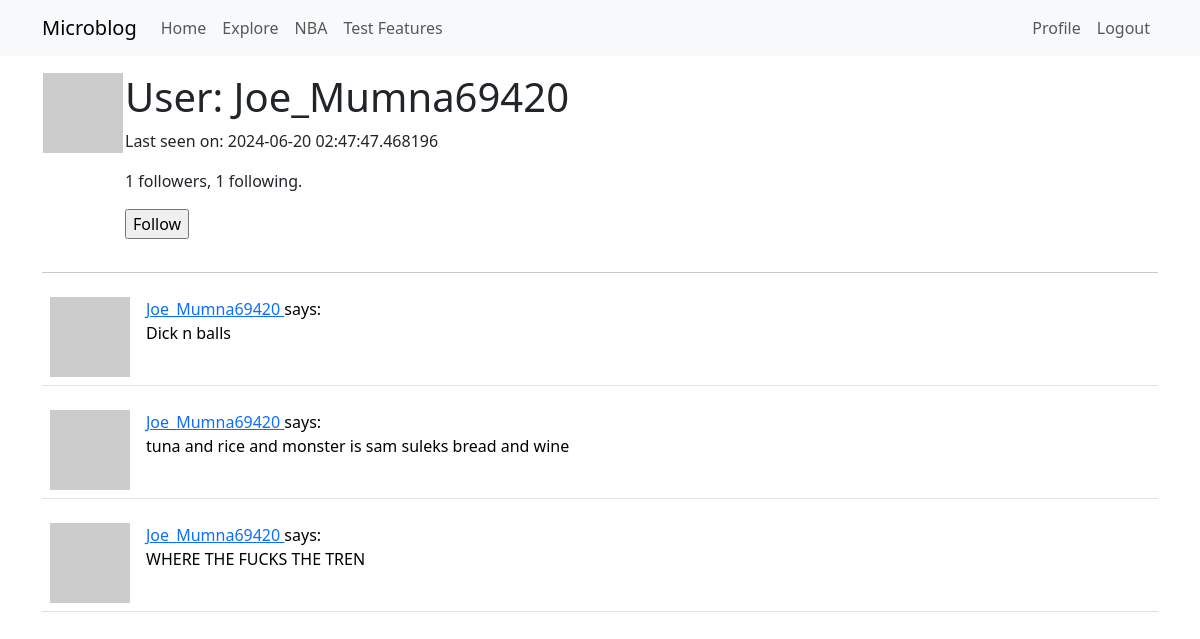
Page /user/Joe_Mumna69420 (signed in) on the committed database.
### app/models.py (models this page shows, shortened)
class User(UserMixin, db.Model):
    id: sqlorm.Mapped[int] = sqlorm.mapped_column(primary_key=True)
    username: sqlorm.Mapped[str] = sqlorm.mapped_column(sqlalc.String(64),
                                                        index=True,
                                                        unique=True)
    email: sqlorm.Mapped[str] = sqlorm.mapped_column(sqlalc.String(120),
                                                     index=True,
                                                     unique=True)
    password_hash: sqlorm.Mapped[Optional[str]] = sqlorm.mapped_column(sqlalc.String(256))
    posts: sqlorm.WriteOnlyMapped['Post'] = sqlorm.relationship(
        back_populates='author')
    about_me: sqlorm.Mapped[Optional[str]] = sqlorm.mapped_column(sqlalc.String(140))
    last_seen: sqlorm.Mapped[Optional[datetime]] = sqlorm.mapped_column(
        default=lambda: datetime.now(timezone.utc))
    following: sqlorm.WriteOnlyMapped['User'] = sqlorm.relationship(
        secondary=followers, primaryjoin=(followers.c.follower_id==id),
        secondaryjoin=(followers.c.followed_id==id),
        back_populates='followers')
    followers: sqlorm.WriteOnlyMapped['User'] = sqlorm.relationship(
        secondary=followers, primaryjoin=(followers.c.followed_id==id),
        secondaryjoin=(followers.c.follower_id==id),
        back_populates='following')
    def avatar(self, size):
        digest = md5(self.email.lower().encode('utf-8')).hexdigest()
        return f'https://www.gravatar.com/avatar/{digest}?d=identicon&s={size}'
    def is_following(self, user):
        query = self.following.select().where(User.id==user.id)
        return db.session.scalar(query)
    def followers_count(self):
        query = sqlalc.select(sqlalc.func.count()).select_from(
            self.followers.select().subquery())
        return db.session.scalar(query)
    def following_count(self):
        query = sqlalc.select(sqlalc.func.count()).select_from(
            self.following.select().subquery())
        return db.session.scalar(query)

class Post(db.Model):
    id: sqlorm.Mapped[int] = sqlorm.mapped_column(primary_key=True)
    body: sqlorm.Mapped[str] = sqlorm.mapped_column(sqlalc.String(140))
    timestamp: sqlorm.Mapped[datetime] = sqlorm.mapped_column(
        index=True, default=lambda: datetime.now(timezone.utc))
    user_id : sqlorm.Mapped[int] = sqlorm.mapped_column(sqlalc.ForeignKey(User.id), index=True)
    author: sqlorm.Mapped[User] = sqlorm.relationship(back_populates='posts')

### app/routes.py (the view)
@app.route('/user/<username>')
@login_required
def user(username):
    user = db.first_or_404(sqlalc.select(User).where(User.username == username))
    page = request.args.get('page',1 ,type=int)
    query = user.posts.select().order_by(Post.timestamp.desc())
    posts = db.paginate(query, page=page,
                        per_page=app.config['POSTS_PER_PAGE'],
                        error_out=False)
    next_url = url_for('user', username=user.username, page=posts.next_num)\
        if posts.has_next else None
    prev_url = url_for('user', username=user.username, page=posts.next_num)\
        if posts.has_prev else None
    form = EmptyForm()
    return render_template('user.html', user=user,
                           posts=posts.items, form=form,
                           next_url=next_url, prev_url=prev_url)

### app/forms.py
class EmptyForm(FlaskForm):
    submit = SubmitField('Submit')

### app/models.py (called while the page is built)
@login.user_loader
def load_user(id):
    return db.session.get(User, int(id))

### app/routes.py (called while the page is built)
@app.before_request
def before_request():
    if current_user.is_authenticated:
        current_user.last_seen = datetime.now(timezone.utc)
        db.session.commit()

### app/templates/user.html (shortened to what this page needs)
{% extends "base.html" %}
{% block content %}
    <table>
        <tr valign = "top">
            <td><img src="{{user.avatar(128)}}"></td>
            <td><h1>User: {{user.username}}</h1>
                {% if user.last_seen %}<p>Last seen on: {{user.last_seen }}</p>{% endif %}
                <p>{{user.followers_count()}} followers, {{user.following_count()}} following.</p>
                {% if user == curent_user %}
                <p><a href="{{url_for('edit_profile')}}">Edit your profile</a></p>
                {% elif not current_user.is_following(user) %}
                <p>
                    <form action="{{url_for('follow', username=user.username)}}" method="post">
                        {{ form.submit(value='Follow')}}
                    </form>
                </p>
                {% endif %}
            </td>
        </tr>
    </table>
    <hr>
    {% for post in posts %}
        {% include '_post.html' %}
    {% endfor %}
{% endblock %}

### app/templates/_post.html
<table class="table table-hover">
    <tr valign="top">
        <td width="70px">
            <a href="{{ url_for('user', username=post.author.username)}}">
                <img src="{{ post.author.avatar(70)}}"/>
            </a>
        </td>
        <td>
            <a href="{{ url_for('user', username=post.author.username)}}">
                {{post.author.username}}
            </a>
            says: <br>{{post.body}}
        </td>
    </tr>
</table>

### rows in the picture
User: username "Joe_Mumna69420", last_seen "2024-06-20 02:47:47.468196"
Post: author.username "Joe_Mumna69420", body "Dick n balls"
Post: author.username "Joe_Mumna69420", body "tuna and rice and monster is sam suleks bread and wine"
Post: author.username "Joe_Mumna69420", body "WHERE THE FUCKS THE TREN"

### other values in the picture
{{ user.followers_count() }} "1"
{{ user.following_count() }} "1"
